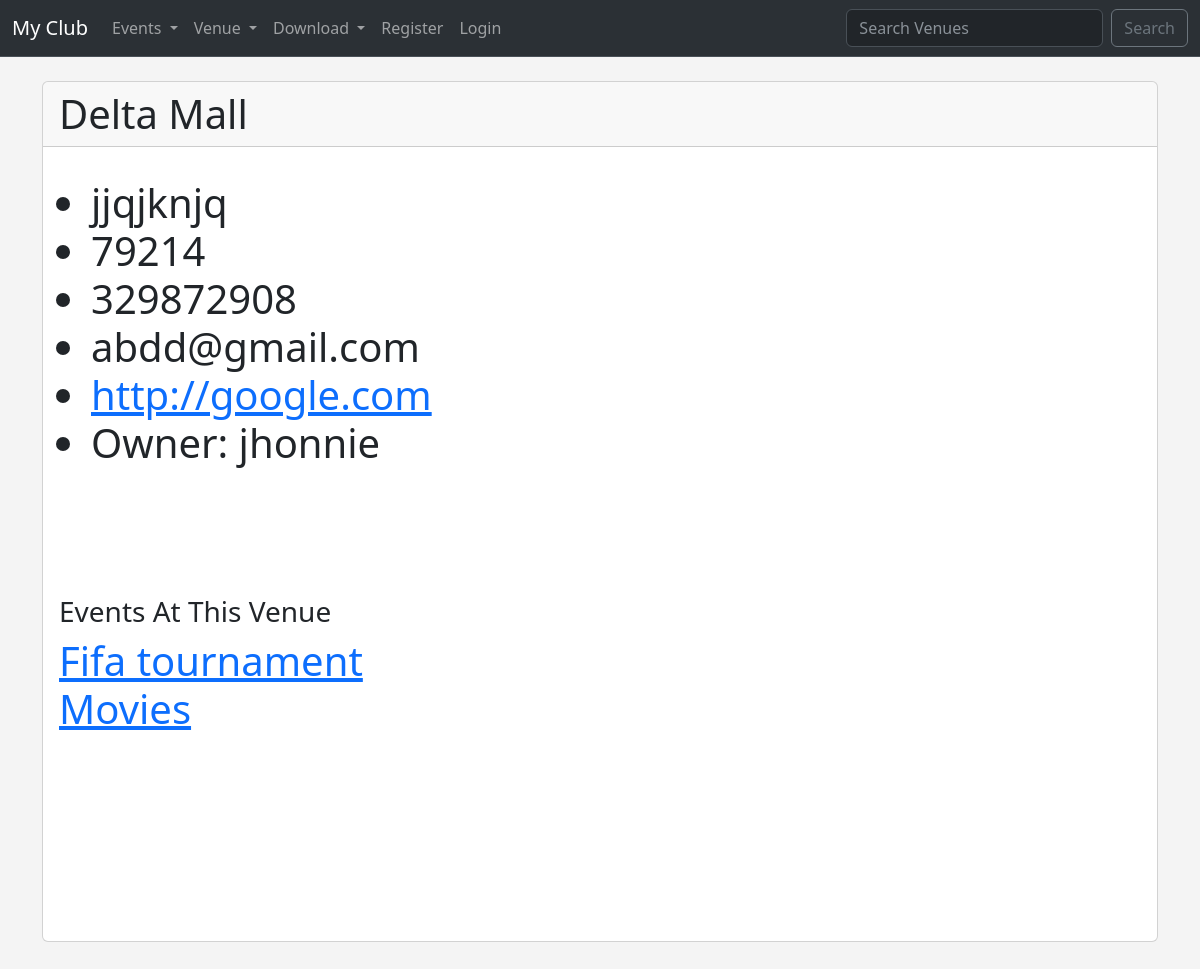
The page /show_venue/2/ on the database its author committed.
### events/models.py (models this page shows, shortened)
class Venue(models.Model):
    name = models.CharField('venue name', max_length=120)
    address = models.CharField(max_length=120)
    zip_code = models.CharField('Zip Code', max_length=15)
    phone = models.CharField('Contact Phone', max_length=25, blank=True)
    web =models.URLField('Website Address', blank=True)
    email_address = models.EmailField('Email Address', blank=True)
    owner = models.IntegerField("venue owner", default=1, blank=False)
    venue_image = models.ImageField(blank=True, null=True, upload_to="images/")
    def __str__(self):
        return self.name

class Event(models.Model):
    name = models.CharField('event name', max_length=120)
    event_date = models.DateTimeField('event date')
    venue = models.ForeignKey(Venue, blank=True, null=True, on_delete=models.CASCADE)
    manager = models.ForeignKey(User, blank=True, null=True, on_delete=models.SET)
    description = models.TextField(blank=True)
    attendees = models.ManyToManyField(MyClubUser, blank=True)
    approved = models.BooleanField('Approved', default=False)
    def __str__(self):
        return self.name

### events/views.py (the view)
# urls.py: path('show_venue/<int:venue_id>/', views.show_venue, name='show-venue'),
def show_venue(request, venue_id):
    venue = Venue.objects.get(pk=venue_id)
    venue_owner = User.objects.get(pk=venue.owner)
    events = venue.event_set.all()
    return render(request, 'events/show_venue.html', {'venue': venue, 'venue_owner':venue_owner, 'events':events})

### events/templates/events/show_venue.html (shortened to what this page needs)
{% extends 'events/base.html' %}
{% block content %}
    <div class="card">
        <div class="card-header">
            {{ venue }}
        </div>
        <div class="card-body">
          <p class="card-text">
            <ul>
            <li>{{ venue.address }}</li>
            <li>{{ venue.zip_code }}</li>
            <li>{{ venue.phone }}</li>
            <li>{{ venue.email_address }}</li>
            <li><a href="{{ venue.web }}">{{ venue.web }}</a></li>
            <li>Owner: {{ venue_owner }}
            </ul>
            <br/>
            </p>
          <br/>
          <h3>Events At This Venue</h3>
          {% if events %}
          {% for event in events %}
            <a href="{% url 'show-event' event.id %}">{{ event }}</a><br/>
          {% endfor %}
          <br/>
          {% else %}
          No Events Scheduled At This Time
          {% endif %}
          <br/>
         </div>
        <br/><br/>
      </div>
            <br/>
{% endblock %}

### events/templates/events/base.html (style rules this page uses)
body { background: #f4f4f4; }

### rows shown on the page
Venue: name "Delta Mall", address "jjqjknjq", zip_code "79214", phone "329872908", email_address "abdd@gmail.com", web "http://google.com"
Event: name "Fifa tournament"
Event: name "Movies"

### other values the page prints
{{ venue_owner }} "jhonnie"
